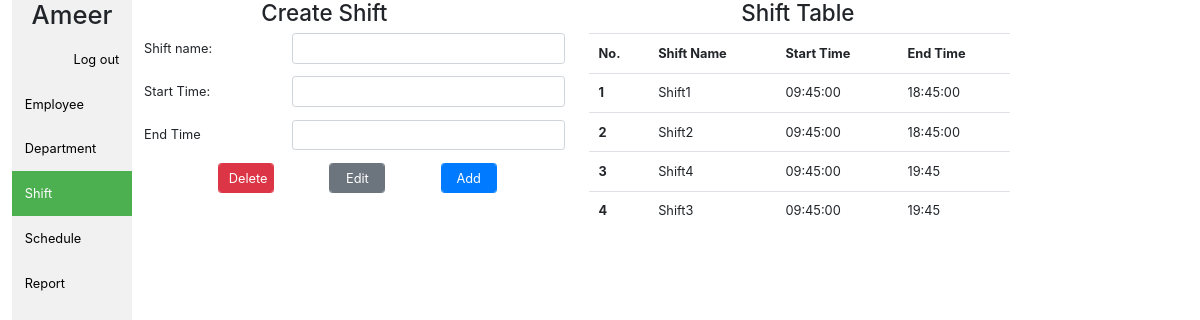
Page /shift (signed in) on the committed database.
### attendance/models.py (models this page shows, shortened)
class User(db.Model, UserMixin):
    id = db.Column(db.Integer, primary_key=True)
    username = db.Column(db.String(20), unique=True, nullable=False)
    email = db.Column(db.String(120), unique=True, nullable=False)
    image_file = db.Column(db.String(20), nullable=False, default='default.jpg')
    password = db.Column(db.String(60), nullable=False)

class Shift(db.Model):
    id = db.Column(db.Integer, unique=True, primary_key=True, nullable=False)
    Name = db.Column(db.String(40), nullable=False)
    SatartDate = db.Column(db.String(40))
    EndDate = db.Column(db.String(40))

### attendance/routes.py (the view, shortened to what this page needs)
@app.route('/shift', methods=['GET', 'POST'])
@login_required
def shift():
    s_list = Shift.query.all()
    form = ShiftForm()
    return render_template('shift.html', title = 'Shift', s_list = s_list, form = form)

### attendance/forms.py
class ShiftForm(FlaskForm):
    name = StringField('Shift name:', validators=[DataRequired()])
    start = TimeField('Start Time:', validators=[DataRequired()])
    end = TimeField('End Time', validators=[DataRequired()])
    holidays = StringField('Holidays')
    Add = SubmitField('Add')
    Delete = SubmitField('Delete')
    Edit = SubmitField('Edit')

### attendance/models.py (called while the page is built)
@login_manager.user_loader
def load_user(user_id):
    return User.query.get(int(user_id))

### attendance/templates/shift.html (shortened to what this page needs)
{% extends "layout.html" %}
{% set active_page = "shift" %}
{% block content %}
<div class="row content">
  <div class="col-md-5">
    <h3 class="offset-3 col-md-9">Create Shift</h3>
    <form action="" method="POST">
      <div class="form-group row">
        {{ form.name.label(class="col-md-4 col-form-label") }}
        <div class="col-md-8">
          {{ form.name(class="form-control", id="shiftName") }}
        </div>
      </div>
      <div class="form-group row">
        {{ form.start.label(class="col-md-4 col-form-label") }}
        <div class="col-md-8">
          {{ form.start(class="form-control", id="startTime") }}
        </div>
      </div>
      <div class="form-group row">
        {{ form.end.label(class="col-md-4 col-form-label") }}
        <div class="col-md-8">
          {{ form.end(class="form-control", id="endTime") }}
        </div>
      </div>
      <div class="form-group row">
        <div class="offset-2 col-md-3">
          {{ form.Delete(class="form-control btn btn-danger text-center") }}
        </div>
        <div class="col-md-3">
          {{ form.Edit(class="form-control btn btn-secondary text-center") }}
        </div>
        <div class="col-md-3">
          {{ form.Add(class="form-control btn btn-primary text-center") }}
        </div>
      </div>
    </form>
  </div>
  <div class="col-5">
    <h3 class="offset-4 col-md-8">Shift Table</h3>
    <table class="table table-hover" id="shiftTable">
      <thead>
        <tr>
          <th scope="col">No.</th>
          <th scope="col">Shift Name</th>
          <th scope="col">Start Time</th>
          <th scope="col">End Time</th>
        </tr>
      </thead>
      <tbody>
        {% for shift in s_list %}
        <tr>
          <th scope="row">{{ s_list.index(shift)+1 }}</th>
          <td>{{ shift.Name }}</td>
          <td>{{ shift.SatartDate }}</td>
          <td>{{ shift.EndDate }}</td>
        </tr>
        {% endfor %}
      </tbody>
    </table>
  </div>
  <div class="col-1"></div>
</div>
{% endblock content %}

### attendance/templates/layout.html (shortened to what this page needs)
<!DOCTYPE html>
<html lang="en">
<head>
    <link rel="stylesheet" href="{{ url_for('static', filename='css/bootstrap.min.css') }}">
    <link rel="stylesheet" href="{{ url_for('static', filename='style.css') }}">
    <link href="https://stackpath.bootstrapcdn.com/font-awesome/4.7.0/css/font-awesome.min.css" rel="stylesheet"
>
    <link href="{{ url_for('static', filename='multidatepicker/styles.css') }}" rel="stylesheet">
</head>
<body>
    <div class="container-fluid">
        <div class="sidebar">
            {% if current_user.is_authenticated %}
            <h2 class="text-center">{{ current_user.username }}</h2>
            <a class="button text-right" data-submit="parent" href="{{ url_for('logout') }}" rel="nofollow">
                Log out
              </a>
            {% else %}
            <a class="button" href="{{ url_for('login') }}">Login</a>
            <a class="button" href="{{ url_for('register') }}">Register</a>
            {% endif %}
            <a class="{{ 'active' if active_page == 'employee' else '' }}" href="{{ url_for('employee') }}">Employee</a>
            <a class="{{ 'active' if active_page == 'department' else '' }}" href="{{ url_for('department') }}">Department</a>
            <a class="{{ 'active' if active_page == 'shift' else '' }}" href="{{ url_for('shift') }}">Shift</a>
            <a class="{{ 'active' if active_page == 'schedule' else '' }}" href="{{ url_for('schedule') }}">Schedule</a>
            <a class="{{ 'active' if active_page == 'report' else '' }}" href="{{ url_for('report') }}">Report</a>
        </div>
        {% block content %} {% endblock %}
    </div>
</body>
</html>

### attendance/static/style.css (style rules this page uses)
html { zoom: 80%; }
.form-group .btn { width: 70px; }
.sidebar { margin: 0; padding: 0; width: 150px; background-color: #f1f1f1; position: fixed; height: 100%; overflow: auto; }
.sidebar a { display: block; color: black; padding: 16px; text-decoration: none; }
.sidebar a.active { background-color: #4CAF50; color: white; }
.content { margin-left: 150px; }

### rows in the picture
User: username "Ameer"
Shift: s_list.index(shift)+1 "1", Name "Shift1", SatartDate "09:45:00", EndDate "18:45:00"
Shift: s_list "2", Name "Shift2", SatartDate "09:45:00", EndDate "18:45:00"
Shift: s_list "3", Name "Shift4", SatartDate "09:45:00", EndDate "19:45"
Shift: s_list "4", Name "Shift3", SatartDate "09:45:00", EndDate "19:45"
